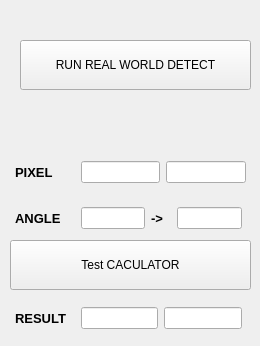
    <widget class="QWidget" name="tab_3">
     <attribute name="title">
      <string>Run Test</string>
     </attribute>
     <widget class="QPushButton" name="btn_runRealWorld">
      <property name="geometry">
       <rect>
        <x>20</x>
        <y>40</y>
        <width>231</width>
        <height>50</height>
       </rect>
      </property>
      <property name="maximumSize">
       <size>
        <width>500</width>
        <height>50</height>
       </size>
      </property>
      <property name="text">
       <string>RUN REAL WORLD DETECT</string>
      </property>
     </widget>
     <widget class="QWidget" name="layoutWidget">
      <property name="geometry">
       <rect>
        <x>10</x>
        <y>150</y>
        <width>241</width>
        <height>45</height>
       </rect>
      </property>
      <layout class="QHBoxLayout" name="horizontalLayout_29">
       <property name="leftMargin">
        <number>5</number>
       </property>
       <property name="topMargin">
        <number>5</number>
       </property>
       <property name="rightMargin">
        <number>5</number>
       </property>
       <property name="bottomMargin">
        <number>5</number>
       </property>
       <item>
        <widget class="QLabel" name="axisCB_X_41">
         <property name="sizePolicy">
          <sizepolicy hsizetype="Fixed" vsizetype="Fixed">
           <horstretch>0</horstretch>
           <verstretch>0</verstretch>
          </sizepolicy>
         </property>
         <property name="minimumSize">
          <size>
           <width>60</width>
           <height>20</height>
          </size>
         </property>
         <property name="maximumSize">
          <size>
           <width>16777215</width>
           <height>20</height>
          </size>
         </property>
         <property name="font">
          <font>
           <pointsize>10</pointsize>
           <weight>75</weight>
           <italic>false</italic>
           <bold>true</bold>
           <stylestrategy>PreferAntialias</stylestrategy>
          </font>
         </property>
         <property name="text">
          <string>PIXEL</string>
         </property>
         <property name="alignment">
          <set>Qt::AlignLeading|Qt::AlignLeft|Qt::AlignVCenter</set>
         </property>
         <property name="axis" stdset="0">
          <string>X</string>
         </property>
        </widget>
       </item>
       <item>
        <widget class="QLineEdit" name="lbl_calPointX"/>
       </item>
       <item>
        <widget class="QLineEdit" name="lbl_calPointY"/>
       </item>
      </layout>
     </widget>
     <widget class="QWidget" name="layoutWidget_2">
      <property name="geometry">
       <rect>
        <x>10</x>
        <y>300</y>
        <width>237</width>
        <height>37</height>
       </rect>
      </property>
      <layout class="QHBoxLayout" name="horizontalLayout_30">
       <property name="leftMargin">
        <number>5</number>
       </property>
       <property name="topMargin">
        <number>5</number>
       </property>
       <property name="rightMargin">
        <number>5</number>
       </property>
       <property name="bottomMargin">
        <number>5</number>
       </property>
       <item>
        <widget class="QLabel" name="axisCB_X_42">
         <property name="sizePolicy">
          <sizepolicy hsizetype="Fixed" vsizetype="Fixed">
           <horstretch>0</horstretch>
           <verstretch>0</verstretch>
          </sizepolicy>
         </property>
         <property name="minimumSize">
          <size>
           <width>60</width>
           <height>20</height>
          </size>
         </property>
         <property name="maximumSize">
          <size>
           <width>16777215</width>
           <height>20</height>
          </size>
         </property>
         <property name="font">
          <font>
           <pointsize>10</pointsize>
           <weight>75</weight>
           <italic>false</italic>
           <bold>true</bold>
           <stylestrategy>PreferAntialias</stylestrategy>
          </font>
         </property>
         <property name="text">
          <string>RESULT</string>
         </property>
         <property name="alignment">
          <set>Qt::AlignLeading|Qt::AlignLeft|Qt::AlignVCenter</set>
         </property>
         <property name="axis" stdset="0">
          <string>X</string>
         </property>
        </widget>
       </item>
       <item>
        <widget class="QLineEdit" name="lbl_calResX"/>
       </item>
       <item>
        <widget class="QLineEdit" name="lbl_calResY"/>
       </item>
      </layout>
     </widget>
     <widget class="QWidget" name="layoutWidget_3">
      <property name="geometry">
       <rect>
        <x>10</x>
        <y>200</y>
        <width>237</width>
        <height>37</height>
       </rect>
      </property>
      <layout class="QHBoxLayout" name="horizontalLayout_31">
       <property name="leftMargin">
        <number>5</number>
       </property>
       <property name="topMargin">
        <number>5</number>
       </property>
       <property name="rightMargin">
        <number>5</number>
       </property>
       <property name="bottomMargin">
        <number>5</number>
       </property>
       <item>
        <widget class="QLabel" name="axisCB_X_43">
         <property name="sizePolicy">
          <sizepolicy hsizetype="Fixed" vsizetype="Fixed">
           <horstretch>0</horstretch>
           <verstretch>0</verstretch>
          </sizepolicy>
         </property>
         <property name="minimumSize">
          <size>
           <width>60</width>
           <height>20</height>
          </size>
         </property>
         <property name="maximumSize">
          <size>
           <width>16777215</width>
           <height>20</height>
          </size>
         </property>
         <property name="font">
          <font>
           <pointsize>10</pointsize>
           <weight>75</weight>
           <italic>false</italic>
           <bold>true</bold>
           <stylestrategy>PreferAntialias</stylestrategy>
          </font>
         </property>
         <property name="text">
          <string>ANGLE</string>
         </property>
         <property name="alignment">
          <set>Qt::AlignLeading|Qt::AlignLeft|Qt::AlignVCenter</set>
         </property>
         <property name="axis" stdset="0">
          <string>X</string>
         </property>
        </widget>
       </item>
       <item>
        <widget class="QLineEdit" name="lbl_calAngle"/>
       </item>
       <item>
        <widget class="QLabel" name="axisCB_X_44">
         <property name="sizePolicy">
          <sizepolicy hsizetype="Fixed" vsizetype="Fixed">
           <horstretch>0</horstretch>
           <verstretch>0</verstretch>
          </sizepolicy>
         </property>
         <property name="minimumSize">
          <size>
           <width>20</width>
           <height>20</height>
          </size>
         </property>
         <property name="maximumSize">
          <size>
           <width>16777215</width>
           <height>20</height>
          </size>
         </property>
         <property name="font">
          <font>
           <pointsize>10</pointsize>
           <weight>75</weight>
           <italic>false</italic>
           <bold>true</bold>
           <stylestrategy>PreferAntialias</stylestrategy>
          </font>
         </property>
         <property name="text">
          <string>-&gt;</string>
         </property>
         <property name="alignment">
          <set>Qt::AlignLeading|Qt::AlignLeft|Qt::AlignVCenter</set>
         </property>
         <property name="axis" stdset="0">
          <string>X</string>
         </property>
        </widget>
       </item>
       <item>
        <widget class="QLineEdit" name="lbl_calResAngle"/>
       </item>
      </layout>
     </widget>
     <widget class="QPushButton" name="btn_cacRealWorld">
      <property name="geometry">
       <rect>
        <x>10</x>
        <y>240</y>
        <width>241</width>
        <height>50</height>
       </rect>
      </property>
      <property name="maximumSize">
       <size>
        <width>500</width>
        <height>50</height>
       </size>
      </property>
      <property name="text">
       <string>Test CACULATOR</string>
      </property>
     </widget>
    </widget>
